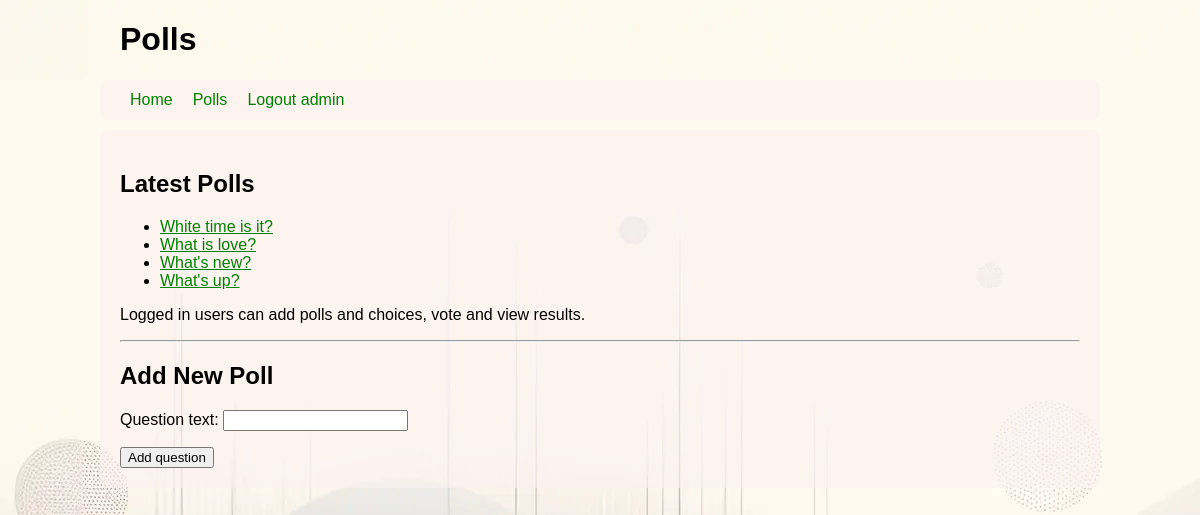
The page /polls/ (signed in) on the database its author committed.
### polls/models.py (models this page shows, shortened)
class Question(models.Model):
    question_text = models.CharField(max_length=200)
    pub_date = models.DateTimeField("date published")

### polls/views.py (the view, shortened to what this page needs)
# urls.py: path("", views.IndexView.as_view(), name="index"),
class IndexView(generic.ListView):
    template_name = "polls/index.html"
    context_object_name = "latest_question_list"
    def get_queryset(self):
        return (Question.objects.filter(pub_date__lte=timezone.now())
                .order_by("-pub_date")[:5])
    def get_context_data(self, **kwargs):
        context = super().get_context_data(**kwargs)
        context['form'] = QuestionForm()
        return context

### polls/forms.py
class QuestionForm(forms.ModelForm):
    class Meta:
        model = Question
        fields = ['question_text']

### polls/templates/polls/index.html (shortened to what this page needs)
{% extends "polls/base.html" %}
{% block content %}
    <h2>Latest Polls</h2>
    {% if latest_question_list %}
        <ul>
        {% for question in latest_question_list %}
            <li><a href="{% url 'polls:detail' question.id %}">{{ question.question_text }}</a></li>
        {% endfor %}
        </ul>
    {% else %}
        <p>No polls are available.</p>
    {% endif %}
    <p> Logged in users can add polls and choices, vote and view results.</p>
    <hr>
    <h2> Add New Poll</h2>
    <form method="post">
        {{ form.as_p }}
        <button type="submit">Add question</button>
    </form>
{% endblock %}

### polls/templates/polls/base.html (shortened to what this page needs)
<!DOCTYPE html>
<html>
<head>
    {% load static %}
    <link rel="stylesheet" href="{% static 'polls/style.css' %}">
</head>
<body>
    <header>
        <div class="header-container">
            <h1>Polls</h1>
        </div>
        <nav>
            <ul>
                <li><a href="{% url 'home' %}">Home</a></li>
                <li><a href="{% url 'polls:index' %}">Polls</a></li>
                <li>
                    {% if user.is_authenticated %}
                        <a href="{% url 'polls:logout' %}">Logout {{ user.username }}</a>
                    {% else %}
                        <a href="{% url 'polls:auth' %}">Login</a>
                    {% endif %}
                </li>
            </ul>
        </nav>
    </header>
    <main>
        {% block content %}
        {% endblock %}
    </main>
</body>
</html>

### polls/static/polls/style.css (style rules this page uses)
a { color: green; }
.header-container { width: 80%; margin: 0 auto; }
body { font-family: Arial, sans-serif; margin: 0; padding: 0; background: white url("images/background.webp") no-repeat; }
nav { width: 80%; margin: 10px auto 10px; padding: 1px 20px; background-color: #fcf2f2a4; border-radius: .5em }
nav ul { list-style-type: none; margin: 0; padding: 0; overflow: hidden; }
nav li { float: left; }
nav li a { display: block; padding: 10px; text-decoration: none; }
main { width: 80%; margin: 0 auto; padding: 20px; background-color: #fcf2f2a4; border-radius: .5em }

### rows shown on the page
Question: question_text "White time is it?"
Question: question_text "What is love?"
Question: question_text "What's new?"
Question: question_text "What's up?"

### other values the page prints
{{ user.username }} "admin"
